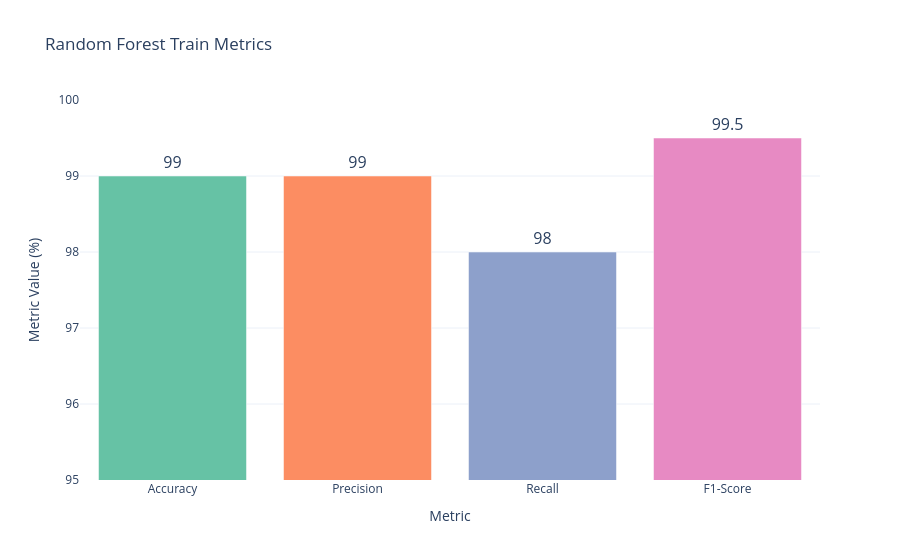

The code cell stored with this chart in its notebook:
### Code cell
import pandas as pd
import plotly.express as px

# Example data for metrics
metrics_data = {
    "Model": ["Random Forest"] * 4,  # Repeat "Random Forest" to match the length of the other lists
    "Metric": ["Accuracy", "Precision", "Recall", "F1-Score"],
    "Value": [99,99,98,99.5],
}

df = pd.DataFrame(metrics_data)

# Create a plot for the model
fig = px.bar(
    df,
    x="Metric",
    y="Value",
    color="Metric",
    title="Random Forest Train Metrics",
    labels={"Value": "Metric Value (%)", "Metric": "Metric"},
    color_discrete_sequence=px.colors.qualitative.Set2,
    text="Value",
)
fig.update_traces(
    textfont_size=16,  # Increase text size
    textposition="outside"  # Place the text outside the bars for better visibility
)

fig.update_layout(
    yaxis=dict(title="Metric Value (%)", range=[95, 100]),
    template="plotly_white",
    showlegend=False
)

fig.show()

### Figure 1 — Plotly figure (JSON) as saved in the notebook; plotly's stock layout.template omitted (floating-point values rounded to 4 significant figures)
{"data": [{"alignmentgroup": "True", "hovertemplate": "Metric=%{x}<br>Metric Value (%)=%{text}<extra></extra>", "legendgroup": "Accuracy", "marker": {"color": "rgb(102,194,165)", "pattern": {"shape": ""}}, "name": "Accuracy", "offsetgroup": "Accuracy", "orientation": "v", "showlegend": true, "text": [99], "textfont": {"size": 16}, "textposition": "outside", "type": "bar", "x": ["Accuracy"], "xaxis": "x", "y": [99], "yaxis": "y"}, {"alignmentgroup": "True", "hovertemplate": "Metric=%{x}<br>Metric Value (%)=%{text}<extra></extra>", "legendgroup": "Precision", "marker": {"color": "rgb(252,141,98)", "pattern": {"shape": ""}}, "name": "Precision", "offsetgroup": "Precision", "orientation": "v", "showlegend": true, "text": [99], "textfont": {"size": 16}, "textposition": "outside", "type": "bar", "x": ["Precision"], "xaxis": "x", "y": [99], "yaxis": "y"}, {"alignmentgroup": "True", "hovertemplate": "Metric=%{x}<br>Metric Value (%)=%{text}<extra></extra>", "legendgroup": "Recall", "marker": {"color": "rgb(141,160,203)", "pattern": {"shape": ""}}, "name": "Recall", "offsetgroup": "Recall", "orientation": "v", "showlegend": true, "text": [98], "textfont": {"size": 16}, "textposition": "outside", "type": "bar", "x": ["Recall"], "xaxis": "x", "y": [98], "yaxis": "y"}, {"alignmentgroup": "True", "hovertemplate": "Metric=%{x}<br>Metric Value (%)=%{text}<extra></extra>", "legendgroup": "F1-Score", "marker": {"color": "rgb(231,138,195)", "pattern": {"shape": ""}}, "name": "F1-Score", "offsetgroup": "F1-Score", "orientation": "v", "showlegend": true, "text": [99.5], "textfont": {"size": 16}, "textposition": "outside", "type": "bar", "x": ["F1-Score"], "xaxis": "x", "y": [99.5], "yaxis": "y"}], "layout": {"autosize": true, "barmode": "relative", "legend": {"title": {"text": "Metric"}, "tracegroupgap": 0}, "showlegend": false, "title": {"text": "Random Forest Train Metrics"}, "xaxis": {"anchor": "y", "autorange": true, "categoryarray": ["Accuracy", "Precision", "Recall", "F1-Score"], "categoryorder": "array", "domain": [0, 1], "range": [-0.5, 3.5], "title": {"text": "Metric"}, "type": "category"}, "yaxis": {"anchor": "x", "domain": [0, 1], "range": [95, 100], "title": {"text": "Metric Value (%)"}, "type": "linear"}}}
